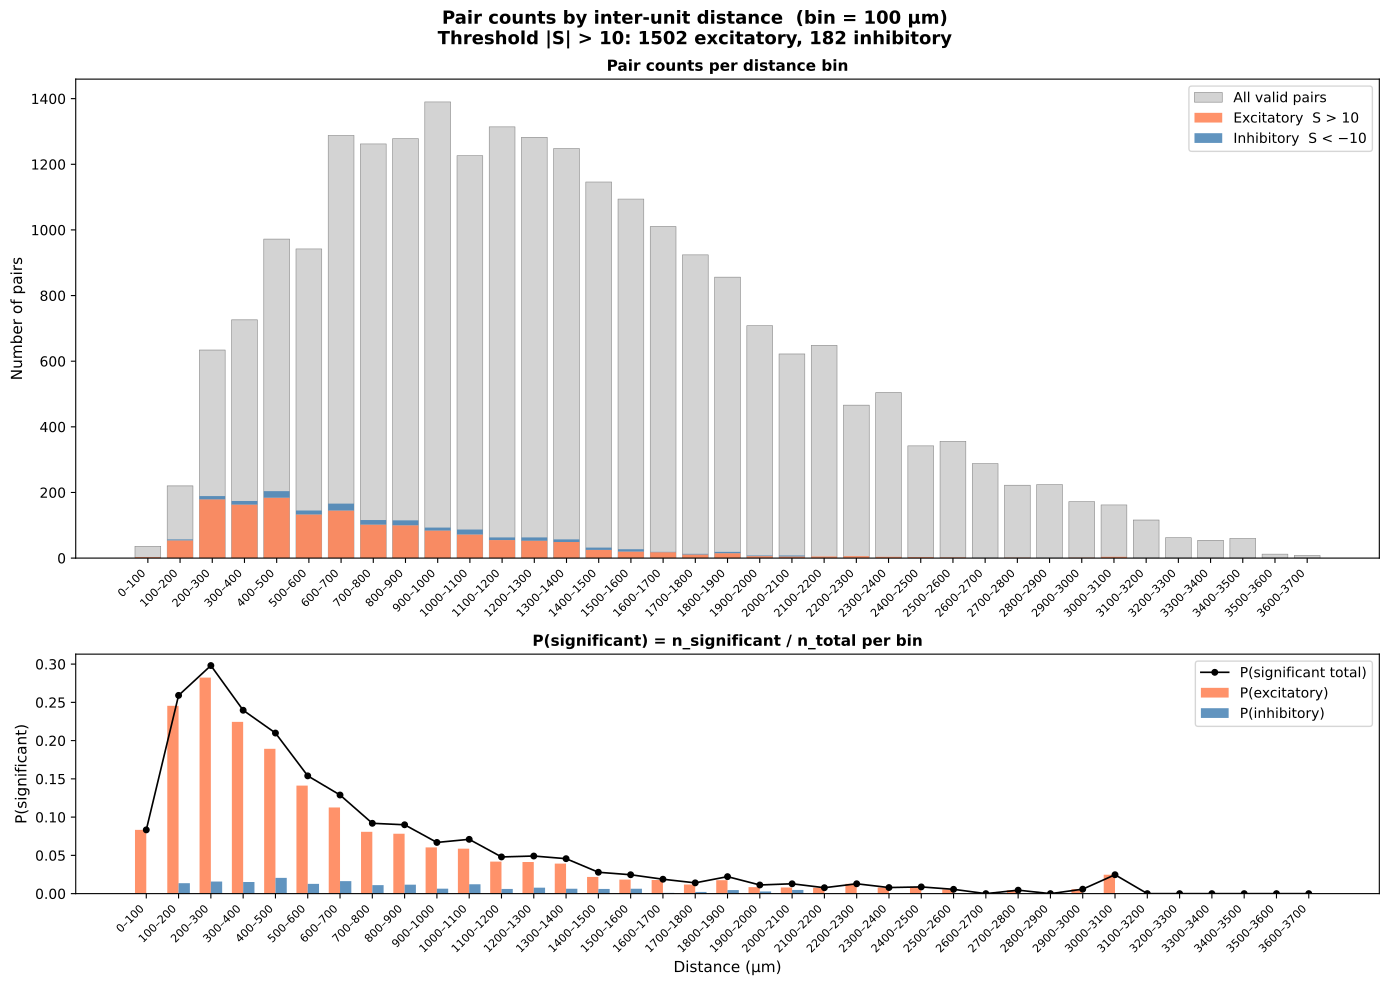

Here is the Python script that generated this plot:
import pandas as pd
import numpy as np
import matplotlib
matplotlib.use('Agg')
import matplotlib.pyplot as plt

THRESHOLD = 10
BIN_SIZE  = 100   # µm

# ─────────────────────────────────────────────
# Load data
# ─────────────────────────────────────────────
print("Loading...")
sij   = pd.read_csv('sij_v2_scores.csv')
dmat  = pd.read_csv('../unit_distance_matrix.csv', index_col=0)
dmat.index   = dmat.index.astype(int)
dmat.columns = dmat.columns.astype(int)

sij['distance'] = sij.apply(
    lambda r: dmat.loc[int(r['trigger_unit']), int(r['response_unit'])], axis=1
)

print(f"  {len(sij)} pairs, distance range: "
      f"{sij['distance'].min():.0f}–{sij['distance'].max():.0f} µm")

# ─────────────────────────────────────────────
# Bin into 100µm bins
# ─────────────────────────────────────────────
max_dist  = sij['distance'].max()
bin_edges = np.arange(0, max_dist + BIN_SIZE, BIN_SIZE)
bin_labels = [f"{int(b)}–{int(b+BIN_SIZE)}" for b in bin_edges[:-1]]

sij['bin'] = pd.cut(sij['distance'], bins=bin_edges, right=False, labels=bin_labels)

all_counts   = sij.groupby('bin', observed=True).size()
excit_counts = sij[sij['S_ij'] >  THRESHOLD].groupby('bin', observed=True).size()
inhib_counts = sij[sij['S_ij'] < -THRESHOLD].groupby('bin', observed=True).size()

all_counts   = all_counts.reindex(bin_labels,   fill_value=0)
excit_counts = excit_counts.reindex(bin_labels, fill_value=0)
inhib_counts = inhib_counts.reindex(bin_labels, fill_value=0)

x = np.arange(len(bin_labels))

# Probability per bin (total significant / all valid)
total   = all_counts.replace(0, np.nan)
p_excit = (excit_counts / total).values
p_inhib = (inhib_counts / total).values
p_total = ((excit_counts + inhib_counts) / total).values

# Bin centre distances for curve fitting
bin_centres = bin_edges[:-1] + BIN_SIZE / 2

# ─────────────────────────────────────────────
# Helper: fit a line and return R²
# ─────────────────────────────────────────────
def fit_line(xdata, ydata):
    mask = np.isfinite(xdata) & np.isfinite(ydata)
    if mask.sum() < 2:
        return None, None, None
    coeffs = np.polyfit(xdata[mask], ydata[mask], 1)
    y_fit  = np.polyval(coeffs, xdata[mask])
    ss_res = np.sum((ydata[mask] - y_fit) ** 2)
    ss_tot = np.sum((ydata[mask] - ydata[mask].mean()) ** 2)
    r2 = 1 - ss_res / ss_tot if ss_tot > 0 else 0.0
    return coeffs, xdata, np.polyval(coeffs, xdata)

# ─────────────────────────────────────────────
# PDF 1 — Counts + probability bar chart
# ─────────────────────────────────────────────
fig, axes = plt.subplots(2, 1, figsize=(14, 10),
                         gridspec_kw={'height_ratios': [2, 1]})
fig.suptitle(
    f'Pair counts by inter-unit distance  (bin = {BIN_SIZE} µm)\n'
    f'Threshold |S| > {THRESHOLD}: '
    f'{int(excit_counts.sum())} excitatory, {int(inhib_counts.sum())} inhibitory',
    fontsize=13, fontweight='bold'
)

# Top: counts
ax = axes[0]
ax.bar(x, all_counts,   color='lightgray', edgecolor='gray',
       linewidth=0.4, label='All valid pairs')
ax.bar(x, excit_counts, color='coral',     edgecolor='none',
       alpha=0.85, label=f'Excitatory  S > {THRESHOLD}')
ax.bar(x, inhib_counts, color='steelblue', edgecolor='none',
       alpha=0.85, label=f'Inhibitory  S < −{THRESHOLD}',
       bottom=excit_counts)
ax.set_ylabel('Number of pairs', fontsize=11)
ax.set_xticks(x)
ax.set_xticklabels(bin_labels, rotation=45, ha='right', fontsize=8)
ax.legend(fontsize=10)
ax.set_title('Pair counts per distance bin', fontsize=11, fontweight='bold')

# Bottom: probability side-by-side + total line
ax = axes[1]
w = 0.35
ax.bar(x - w/2, p_excit, width=w, color='coral',     edgecolor='none',
       alpha=0.85, label='P(excitatory)')
ax.bar(x + w/2, p_inhib, width=w, color='steelblue', edgecolor='none',
       alpha=0.85, label='P(inhibitory)')
ax.plot(x, p_total, color='black', marker='o', markersize=4,
        linewidth=1.2, label='P(significant total)', zorder=3)
ax.set_ylabel('P(significant)', fontsize=11)
ax.set_xlabel('Distance (µm)', fontsize=11)
ax.set_xticks(x)
ax.set_xticklabels(bin_labels, rotation=45, ha='right', fontsize=8)
ax.set_ylim(0, None)
ax.legend(fontsize=10)
ax.set_title('P(significant) = n_significant / n_total per bin',
             fontsize=11, fontweight='bold')

plt.tight_layout()
plt.savefig('distance_histogram.pdf', bbox_inches='tight')
plt.close()
print("Saved: distance_histogram.pdf")

# ─────────────────────────────────────────────
# PDF 2 — Decay shape analysis (log transforms)
# Uses total P(significant) vs bin centre distance
# Only bins with p_total > 0 and all_counts > 0
# ─────────────────────────────────────────────
d  = bin_centres                  # x = distance
p  = p_total.copy()               # y = probability
valid = np.isfinite(p) & (p > 0) & (all_counts.values > 0)

d_v = d[valid]
p_v = p[valid]

fig, axes = plt.subplots(1, 3, figsize=(18, 6))
fig.suptitle(
    'Decay shape analysis — P(significant) vs distance\n'
    'Straight line on each plot indicates that functional form fits the data',
    fontsize=12, fontweight='bold'
)

transforms = [
    # (title, x_transform, y_transform, xlabel, ylabel)
    ('Log-linear  →  Exponential decay\nP ∝ e^(−λd)',
     d_v, np.log(p_v),
     'Distance (µm)', 'log P'),
    ('Log-log  →  Power law\nP ∝ d^(−n)',
     np.log(d_v), np.log(p_v),
     'log Distance', 'log P'),
    ('Linear-log  →  Logarithmic decay\nP ∝ −log(d)',
     np.log(d_v), p_v,
     'log Distance', 'P'),
]

for ax, (title, xd, yd, xl, yl) in zip(axes, transforms):
    coeffs, _, y_fit_line = fit_line(xd, yd)

    ax.scatter(xd, yd, color='black', s=30, zorder=3, label='Data')

    if coeffs is not None:
        x_line = np.linspace(xd[np.isfinite(xd)].min(),
                             xd[np.isfinite(xd)].max(), 200)
        y_line = np.polyval(coeffs, x_line)
        # R²
        mask = np.isfinite(xd) & np.isfinite(yd)
        y_pred = np.polyval(coeffs, xd[mask])
        ss_res = np.sum((yd[mask] - y_pred) ** 2)
        ss_tot = np.sum((yd[mask] - yd[mask].mean()) ** 2)
        r2 = 1 - ss_res / ss_tot if ss_tot > 0 else 0.0
        ax.plot(x_line, y_line, color='red', linewidth=1.5,
                label=f'Linear fit  R²={r2:.3f}')

    ax.set_xlabel(xl, fontsize=11)
    ax.set_ylabel(yl, fontsize=11)
    ax.set_title(title, fontsize=10, fontweight='bold')
    ax.legend(fontsize=9)

plt.tight_layout()
plt.savefig('distance_decay_shape.pdf', bbox_inches='tight')
plt.close()
print("Saved: distance_decay_shape.pdf")
print("Done.")
